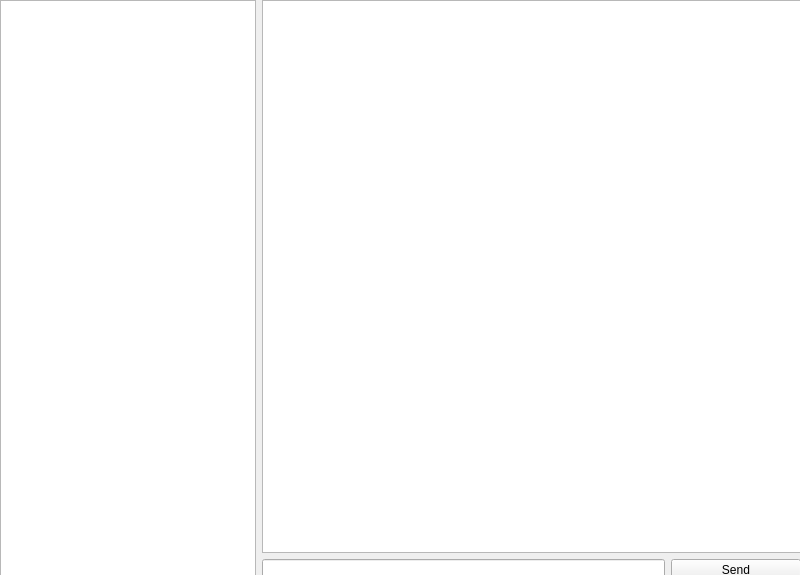
<?xml version="1.0" encoding="UTF-8"?>
<ui version="4.0">
 <class>MainWindow</class>
 <widget class="QMainWindow" name="MainWindow">
  <property name="geometry">
   <rect>
    <x>0</x>
    <y>0</y>
    <width>800</width>
    <height>575</height>
   </rect>
  </property>
  <property name="windowTitle">
   <string>MainWindow</string>
  </property>
  <widget class="QWidget" name="centralwidget">
   <widget class="QWidget" name="gridLayoutWidget">
    <property name="geometry">
     <rect>
      <x>0</x>
      <y>0</y>
      <width>801</width>
      <height>601</height>
     </rect>
    </property>
    <layout class="QGridLayout" name="gridLayout">
     <item row="3" column="3">
      <spacer name="horizontalSpacer">
       <property name="orientation">
        <enum>Qt::Horizontal</enum>
       </property>
       <property name="sizeHint" stdset="0">
        <size>
         <width>40</width>
         <height>20</height>
        </size>
       </property>
      </spacer>
     </item>
     <item row="3" column="0">
      <spacer name="horizontalSpacer_2">
       <property name="orientation">
        <enum>Qt::Horizontal</enum>
       </property>
       <property name="sizeHint" stdset="0">
        <size>
         <width>40</width>
         <height>20</height>
        </size>
       </property>
      </spacer>
     </item>
     <item row="3" column="2">
      <spacer name="horizontalSpacer_3">
       <property name="orientation">
        <enum>Qt::Horizontal</enum>
       </property>
       <property name="sizeHint" stdset="0">
        <size>
         <width>40</width>
         <height>20</height>
        </size>
       </property>
      </spacer>
     </item>
     <item row="3" column="4">
      <spacer name="horizontalSpacer_4">
       <property name="orientation">
        <enum>Qt::Horizontal</enum>
       </property>
       <property name="sizeHint" stdset="0">
        <size>
         <width>40</width>
         <height>20</height>
        </size>
       </property>
      </spacer>
     </item>
     <item row="3" column="1">
      <spacer name="horizontalSpacer_5">
       <property name="orientation">
        <enum>Qt::Horizontal</enum>
       </property>
       <property name="sizeHint" stdset="0">
        <size>
         <width>40</width>
         <height>20</height>
        </size>
       </property>
      </spacer>
     </item>
     <item row="0" column="1" colspan="4">
      <widget class="QTextEdit" name="textEdit">
       <property name="readOnly">
        <bool>true</bool>
       </property>
      </widget>
     </item>
     <item row="1" column="1" colspan="3">
      <widget class="QLineEdit" name="lineEdit"/>
     </item>
     <item row="1" column="4">
      <widget class="QPushButton" name="pushButton">
       <property name="text">
        <string>Send</string>
       </property>
      </widget>
     </item>
     <item row="0" column="0" rowspan="2">
      <widget class="QTableWidget" name="tableWidget"/>
     </item>
    </layout>
   </widget>
  </widget>
 </widget>
 <resources/>
 <connections/>
</ui>
